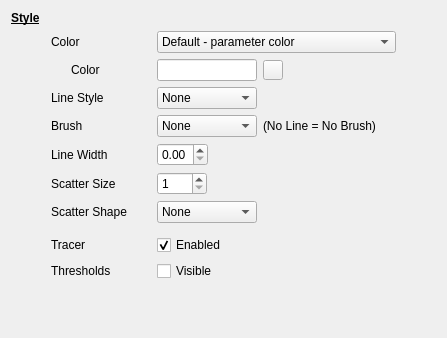
     <widget class="QWidget" name="plottablePage">
      <layout class="QVBoxLayout" name="verticalLayout_5">
       <item>
        <widget class="QWidget" name="itemsStyleWidget" native="true">
         <layout class="QVBoxLayout" name="verticalLayout_4">
          <property name="leftMargin">
           <number>0</number>
          </property>
          <property name="topMargin">
           <number>0</number>
          </property>
          <property name="rightMargin">
           <number>0</number>
          </property>
          <property name="bottomMargin">
           <number>0</number>
          </property>
          <item>
           <widget class="QLabel" name="label_40">
            <property name="font">
             <font>
              <weight>75</weight>
              <bold>true</bold>
              <underline>true</underline>
             </font>
            </property>
            <property name="text">
             <string>Style</string>
            </property>
           </widget>
          </item>
          <item>
           <widget class="QWidget" name="itemWidget" native="true">
            <layout class="QVBoxLayout" name="verticalLayout_11">
             <property name="leftMargin">
              <number>0</number>
             </property>
             <property name="topMargin">
              <number>0</number>
             </property>
             <property name="rightMargin">
              <number>0</number>
             </property>
             <property name="bottomMargin">
              <number>0</number>
             </property>
             <item>
              <layout class="QHBoxLayout" name="horizontalLayout_30">
               <item>
                <spacer name="horizontalSpacer_27">
                 <property name="orientation">
                  <enum>Qt::Horizontal</enum>
                 </property>
                 <property name="sizeType">
                  <enum>QSizePolicy::Fixed</enum>
                 </property>
                 <property name="sizeHint" stdset="0">
                  <size>
                   <width>40</width>
                   <height>20</height>
                  </size>
                 </property>
                </spacer>
               </item>
               <item>
                <widget class="QLabel" name="label_32">
                 <property name="minimumSize">
                  <size>
                   <width>100</width>
                   <height>0</height>
                  </size>
                 </property>
                 <property name="text">
                  <string>Color</string>
                 </property>
                </widget>
               </item>
               <item>
                <widget class="QComboBox" name="itemsColorComboBox">
                 <property name="minimumSize">
                  <size>
                   <width>100</width>
                   <height>0</height>
                  </size>
                 </property>
                 <item>
                  <property name="text">
                   <string>Default - parameter color</string>
                  </property>
                 </item>
                 <item>
                  <property name="text">
                   <string>Dynamic - thresholds color</string>
                  </property>
                 </item>
                 <item>
                  <property name="text">
                   <string>Dynamic segmented - thresholds color</string>
                  </property>
                 </item>
                 <item>
                  <property name="text">
                   <string>Custom color</string>
                  </property>
                 </item>
                </widget>
               </item>
               <item>
                <spacer name="horizontalSpacer_4">
                 <property name="orientation">
                  <enum>Qt::Horizontal</enum>
                 </property>
                 <property name="sizeHint" stdset="0">
                  <size>
                   <width>40</width>
                   <height>20</height>
                  </size>
                 </property>
                </spacer>
               </item>
              </layout>
             </item>
             <item>
              <widget class="QWidget" name="itemsColorWidget" native="true">
               <property name="enabled">
                <bool>true</bool>
               </property>
               <layout class="QHBoxLayout" name="horizontalLayout_29">
                <property name="leftMargin">
                 <number>0</number>
                </property>
                <property name="topMargin">
                 <number>0</number>
                </property>
                <property name="rightMargin">
                 <number>0</number>
                </property>
                <property name="bottomMargin">
                 <number>0</number>
                </property>
                <item>
                 <spacer name="horizontalSpacer_28">
                  <property name="orientation">
                   <enum>Qt::Horizontal</enum>
                  </property>
                  <property name="sizeType">
                   <enum>QSizePolicy::Fixed</enum>
                  </property>
                  <property name="sizeHint" stdset="0">
                   <size>
                    <width>40</width>
                    <height>20</height>
                   </size>
                  </property>
                 </spacer>
                </item>
                <item>
                 <widget class="QLabel" name="label_31">
                  <property name="enabled">
                   <bool>true</bool>
                  </property>
                  <property name="minimumSize">
                   <size>
                    <width>100</width>
                    <height>0</height>
                   </size>
                  </property>
                  <property name="text">
                   <string>Color</string>
                  </property>
                  <property name="indent">
                   <number>20</number>
                  </property>
                 </widget>
                </item>
                <item>
                 <widget class="ColorLineEdit" name="itemsColorLineEdit">
                  <property name="enabled">
                   <bool>true</bool>
                  </property>
                  <property name="maximumSize">
                   <size>
                    <width>100</width>
                    <height>16777215</height>
                   </size>
                  </property>
                  <property name="alignment">
                   <set>Qt::AlignCenter</set>
                  </property>
                  <property name="readOnly">
                   <bool>true</bool>
                  </property>
                 </widget>
                </item>
                <item>
                 <widget class="QToolButton" name="itemsColorToolButton">
                  <property name="enabled">
                   <bool>true</bool>
                  </property>
                  <property name="maximumSize">
                   <size>
                    <width>20</width>
                    <height>20</height>
                   </size>
                  </property>
                  <property name="text">
                   <string/>
                  </property>
                  <property name="icon">
                   <iconset resource="../resources/icons/icons.qrc">
                    <normaloff>:/icons8_paint_palette_50px.png</normaloff>:/icons8_paint_palette_50px.png</iconset>
                  </property>
                 </widget>
                </item>
                <item>
                 <spacer name="horizontalSpacer_23">
                  <property name="orientation">
                   <enum>Qt::Horizontal</enum>
                  </property>
                  <property name="sizeHint" stdset="0">
                   <size>
                    <width>40</width>
                    <height>20</height>
                   </size>
                  </property>
                 </spacer>
                </item>
               </layout>
              </widget>
             </item>
            </layout>
           </widget>
          </item>
          <item>
           <layout class="QHBoxLayout" name="horizontalLayout_16">
            <item>
             <spacer name="horizontalSpacer_32">
              <property name="orientation">
               <enum>Qt::Horizontal</enum>
              </property>
              <property name="sizeType">
               <enum>QSizePolicy::Fixed</enum>
              </property>
              <property name="sizeHint" stdset="0">
               <size>
                <width>40</width>
                <height>20</height>
               </size>
              </property>
             </spacer>
            </item>
            <item>
             <widget class="QLabel" name="label_18">
              <property name="minimumSize">
               <size>
                <width>100</width>
                <height>0</height>
               </size>
              </property>
              <property name="text">
               <string>Line Style</string>
              </property>
             </widget>
            </item>
            <item>
             <widget class="QComboBox" name="graphLineStyleComboBox">
              <property name="minimumSize">
               <size>
                <width>100</width>
                <height>0</height>
               </size>
              </property>
              <item>
               <property name="text">
                <string>None</string>
               </property>
              </item>
              <item>
               <property name="text">
                <string>Line</string>
               </property>
              </item>
              <item>
               <property name="text">
                <string>Impulse</string>
               </property>
              </item>
             </widget>
            </item>
            <item>
             <spacer name="horizontalSpacer_19">
              <property name="orientation">
               <enum>Qt::Horizontal</enum>
              </property>
              <property name="sizeHint" stdset="0">
               <size>
                <width>40</width>
                <height>20</height>
               </size>
              </property>
             </spacer>
            </item>
           </layout>
          </item>
          <item>
           <layout class="QHBoxLayout" name="horizontalLayout_28">
            <item>
             <spacer name="horizontalSpacer_31">
              <property name="orientation">
               <enum>Qt::Horizontal</enum>
              </property>
              <property name="sizeType">
               <enum>QSizePolicy::Fixed</enum>
              </property>
              <property name="sizeHint" stdset="0">
               <size>
                <width>40</width>
                <height>20</height>
               </size>
              </property>
             </spacer>
            </item>
            <item>
             <widget class="QLabel" name="label_30">
              <property name="minimumSize">
               <size>
                <width>100</width>
                <height>0</height>
               </size>
              </property>
              <property name="text">
               <string>Brush</string>
              </property>
              <property name="indent">
               <number>-1</number>
              </property>
             </widget>
            </item>
            <item>
             <widget class="QComboBox" name="brushStyleComboBox">
              <property name="minimumSize">
               <size>
                <width>100</width>
                <height>0</height>
               </size>
              </property>
              <item>
               <property name="text">
                <string>None</string>
               </property>
              </item>
              <item>
               <property name="text">
                <string>Filled In</string>
               </property>
              </item>
              <item>
               <property name="text">
                <string>Gradient</string>
               </property>
              </item>
             </widget>
            </item>
            <item>
             <widget class="QLabel" name="warningLineBrush">
              <property name="text">
               <string>(No Line = No Brush)</string>
              </property>
             </widget>
            </item>
            <item>
             <spacer name="horizontalSpacer_22">
              <property name="orientation">
               <enum>Qt::Horizontal</enum>
              </property>
              <property name="sizeHint" stdset="0">
               <size>
                <width>40</width>
                <height>20</height>
               </size>
              </property>
             </spacer>
            </item>
           </layout>
          </item>
          <item>
           <layout class="QHBoxLayout" name="horizontalLayout_31">
            <property name="topMargin">
             <number>0</number>
            </property>
            <item>
             <spacer name="horizontalSpacer_37">
              <property name="orientation">
               <enum>Qt::Horizontal</enum>
              </property>
              <property name="sizeType">
               <enum>QSizePolicy::Fixed</enum>
              </property>
              <property name="sizeHint" stdset="0">
               <size>
                <width>40</width>
                <height>20</height>
               </size>
              </property>
             </spacer>
            </item>
            <item>
             <widget class="QLabel" name="label_9">
              <property name="minimumSize">
               <size>
                <width>100</width>
                <height>0</height>
               </size>
              </property>
              <property name="text">
               <string>Line Width</string>
              </property>
             </widget>
            </item>
            <item>
             <widget class="QDoubleSpinBox" name="lineWidthSpinBox">
              <property name="minimumSize">
               <size>
                <width>50</width>
                <height>0</height>
               </size>
              </property>
              <property name="maximum">
               <double>5.000000000000000</double>
              </property>
             </widget>
            </item>
            <item>
             <spacer name="horizontalSpacer_33">
              <property name="orientation">
               <enum>Qt::Horizontal</enum>
              </property>
              <property name="sizeHint" stdset="0">
               <size>
                <width>40</width>
                <height>20</height>
               </size>
              </property>
             </spacer>
            </item>
           </layout>
          </item>
          <item>
           <layout class="QHBoxLayout" name="horizontalLayout_32">
            <item>
             <spacer name="horizontalSpacer_30">
              <property name="orientation">
               <enum>Qt::Horizontal</enum>
              </property>
              <property name="sizeType">
               <enum>QSizePolicy::Fixed</enum>
              </property>
              <property name="sizeHint" stdset="0">
               <size>
                <width>40</width>
                <height>20</height>
               </size>
              </property>
             </spacer>
            </item>
            <item>
             <widget class="QLabel" name="label_33">
              <property name="minimumSize">
               <size>
                <width>100</width>
                <height>0</height>
               </size>
              </property>
              <property name="text">
               <string>Scatter Size</string>
              </property>
              <property name="indent">
               <number>-1</number>
              </property>
             </widget>
            </item>
            <item>
             <widget class="QSpinBox" name="scatterSizeSpinBox">
              <property name="minimumSize">
               <size>
                <width>50</width>
                <height>0</height>
               </size>
              </property>
              <property name="minimum">
               <number>1</number>
              </property>
              <property name="maximum">
               <number>30</number>
              </property>
             </widget>
            </item>
            <item>
             <spacer name="horizontalSpacer_25">
              <property name="orientation">
               <enum>Qt::Horizontal</enum>
              </property>
              <property name="sizeHint" stdset="0">
               <size>
                <width>40</width>
                <height>20</height>
               </size>
              </property>
             </spacer>
            </item>
           </layout>
          </item>
          <item>
           <layout class="QHBoxLayout" name="horizontalLayout_17">
            <item>
             <spacer name="horizontalSpacer_29">
              <property name="orientation">
               <enum>Qt::Horizontal</enum>
              </property>
              <property name="sizeType">
               <enum>QSizePolicy::Fixed</enum>
              </property>
              <property name="sizeHint" stdset="0">
               <size>
                <width>40</width>
                <height>20</height>
               </size>
              </property>
             </spacer>
            </item>
            <item>
             <widget class="QLabel" name="label_27">
              <property name="minimumSize">
               <size>
                <width>100</width>
                <height>0</height>
               </size>
              </property>
              <property name="text">
               <string>Scatter Shape</string>
              </property>
             </widget>
            </item>
            <item>
             <widget class="QComboBox" name="scatterStyleComboBox">
              <property name="minimumSize">
               <size>
                <width>100</width>
                <height>0</height>
               </size>
              </property>
              <item>
               <property name="text">
                <string>None</string>
               </property>
              </item>
              <item>
               <property name="text">
                <string>Dot</string>
               </property>
              </item>
              <item>
               <property name="text">
                <string>Cross</string>
               </property>
              </item>
              <item>
               <property name="text">
                <string>Plus</string>
               </property>
              </item>
              <item>
               <property name="text">
                <string>Circle</string>
               </property>
              </item>
              <item>
               <property name="text">
                <string>Disc</string>
               </property>
              </item>
              <item>
               <property name="text">
                <string>Square</string>
               </property>
              </item>
             </widget>
            </item>
            <item>
             <spacer name="horizontalSpacer_21">
              <property name="orientation">
               <enum>Qt::Horizontal</enum>
              </property>
              <property name="sizeHint" stdset="0">
               <size>
                <width>40</width>
                <height>20</height>
               </size>
              </property>
             </spacer>
            </item>
           </layout>
          </item>
         </layout>
        </widget>
       </item>
       <item>
        <widget class="QWidget" name="graphWidget" native="true">
         <property name="minimumSize">
          <size>
           <width>0</width>
           <height>0</height>
          </size>
         </property>
         <layout class="QHBoxLayout" name="horizontalLayout_14">
          <property name="leftMargin">
           <number>0</number>
          </property>
          <property name="topMargin">
           <number>0</number>
          </property>
          <property name="rightMargin">
           <number>0</number>
          </property>
          <property name="bottomMargin">
           <number>0</number>
          </property>
         </layout>
        </widget>
       </item>
       <item>
        <layout class="QHBoxLayout" name="horizontalLayout_34">
         <item>
          <spacer name="horizontalSpacer_36">
           <property name="orientation">
            <enum>Qt::Horizontal</enum>
           </property>
           <property name="sizeType">
            <enum>QSizePolicy::Fixed</enum>
           </property>
           <property name="sizeHint" stdset="0">
            <size>
             <width>40</width>
             <height>20</height>
            </size>
           </property>
          </spacer>
         </item>
         <item>
          <widget class="QLabel" name="label_38">
           <property name="minimumSize">
            <size>
             <width>100</width>
             <height>0</height>
            </size>
           </property>
           <property name="text">
            <string>Tracer</string>
           </property>
           <property name="indent">
            <number>-1</number>
           </property>
          </widget>
         </item>
         <item>
          <widget class="QCheckBox" name="curveTracerCheckBox">
           <property name="minimumSize">
            <size>
             <width>100</width>
             <height>0</height>
            </size>
           </property>
           <property name="text">
            <string>Enabled</string>
           </property>
           <property name="checked">
            <bool>true</bool>
           </property>
          </widget>
         </item>
         <item>
          <spacer name="horizontalSpacer_24">
           <property name="orientation">
            <enum>Qt::Horizontal</enum>
           </property>
           <property name="sizeHint" stdset="0">
            <size>
             <width>40</width>
             <height>20</height>
            </size>
           </property>
          </spacer>
         </item>
        </layout>
       </item>
       <item>
        <layout class="QHBoxLayout" name="horizontalLayout_33">
         <item>
          <spacer name="horizontalSpacer_34">
           <property name="orientation">
            <enum>Qt::Horizontal</enum>
           </property>
           <property name="sizeType">
            <enum>QSizePolicy::Fixed</enum>
           </property>
           <property name="sizeHint" stdset="0">
            <size>
             <width>40</width>
             <height>20</height>
            </size>
           </property>
          </spacer>
         </item>
         <item>
          <widget class="QLabel" name="label_37">
           <property name="minimumSize">
            <size>
             <width>100</width>
             <height>0</height>
            </size>
           </property>
           <property name="text">
            <string>Thresholds</string>
           </property>
           <property name="indent">
            <number>-1</number>
           </property>
          </widget>
         </item>
         <item>
          <widget class="QCheckBox" name="itemsThresholdsCheckBox">
           <property name="minimumSize">
            <size>
             <width>100</width>
             <height>0</height>
            </size>
           </property>
           <property name="text">
            <string>Visible</string>
           </property>
          </widget>
         </item>
         <item>
          <spacer name="horizontalSpacer_35">
           <property name="orientation">
            <enum>Qt::Horizontal</enum>
           </property>
           <property name="sizeHint" stdset="0">
            <size>
             <width>40</width>
             <height>20</height>
            </size>
           </property>
          </spacer>
         </item>
        </layout>
       </item>
       <item>
        <widget class="QWidget" name="curveWidget" native="true">
         <layout class="QHBoxLayout" name="horizontalLayout_11">
          <property name="leftMargin">
           <number>0</number>
          </property>
          <property name="topMargin">
           <number>0</number>
          </property>
          <property name="rightMargin">
           <number>0</number>
          </property>
          <property name="bottomMargin">
           <number>0</number>
          </property>
         </layout>
        </widget>
       </item>
       <item>
        <spacer name="verticalSpacer_2">
         <property name="orientation">
          <enum>Qt::Vertical</enum>
         </property>
         <property name="sizeHint" stdset="0">
          <size>
           <width>20</width>
           <height>40</height>
          </size>
         </property>
        </spacer>
       </item>
      </layout>
     </widget>
